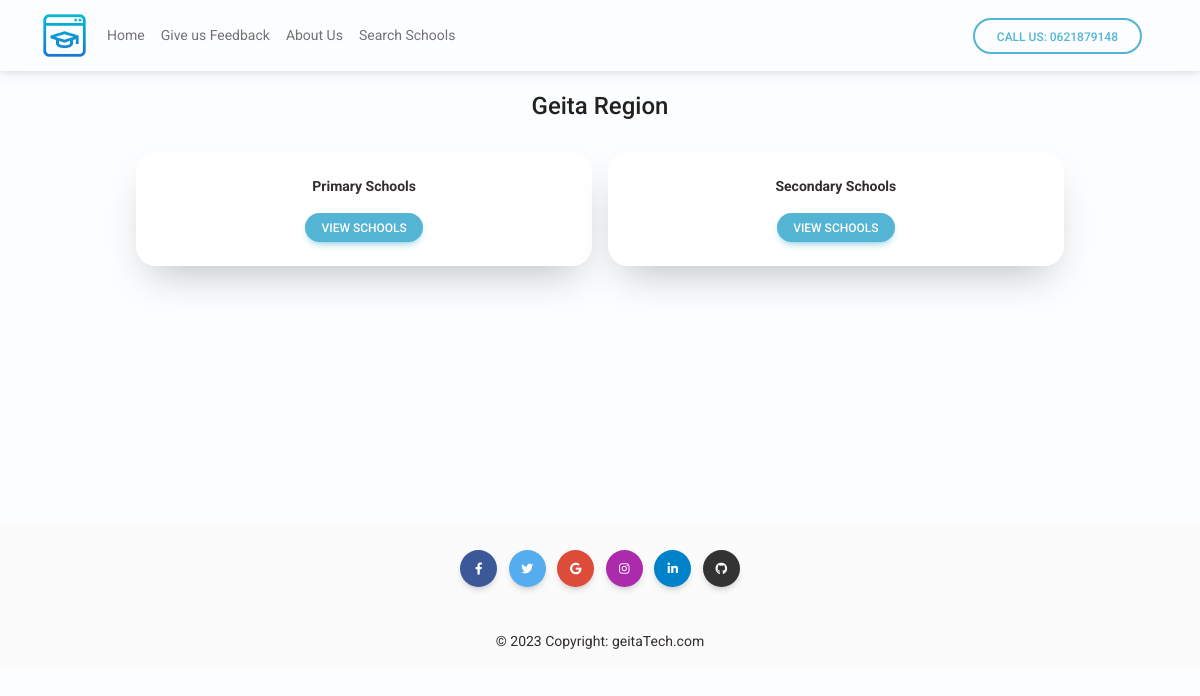
Screenshot of /region/1/ with the database file from the repository.
### core/models.py (models this page shows, shortened)
class Region(models.Model):
    name = models.CharField(max_length=20)
    def __str__(self):
        return self.name

class Category(models.Model):
    name = models.CharField(max_length=50)
    region = models.ForeignKey(Region, on_delete=models.CASCADE, related_name='regioncategory')

### core/views.py (the view)
# urls.py: path('region/<int:region_id>/', views.region_cat, name='region-cat'),
def region_cat(request, region_id):
    region = Region.objects.get(id=region_id)
    data = Category.objects.filter(region=region)
    context = {
        'region':region,
        'data':data
    }
    return render(request, 'region_cat.html', context)

### core/templates/region_cat.html
{% extends 'base.html' %}
{% load static %}
{% block content %}
<br>
<div class="text-center">
<h4>{{region}} Region</h1>
</div>
<div class="container pt-4 mb-14">
    <div class="row g-3 justify-content-center">
        {% for cat in data %}
        <div class="col-6 col-lg-5">
            <a href="{% url 'subcat-cat' cat.id %}" class="text-dark">
            <div class="card text-center h-100">
                <div class="card-body">
                <div class="card-title">
                    <p style="font-weight: 700;">
                        {{cat.name}}
                    </p>
                </div>
                <button class="btn btn-info btn-sm btn-rounded">View Schools</button>
                </div>
            </div>
            </a>
        </div>
        {% endfor %}
    </div>
</div>
{% endblock %}

### core/templates/base.html (style rules this page uses)
body { font-family: 'Roboto', sans-serif; font-size: 14px; font-weight: 400; line-height: 21px; color: rgba(0, 0, 0, 0.87); background-color: #fcfdff; }
.card { background-color: white; border-radius: 1.25rem; box-shadow: 0 20px 40px -14px rgba(0, 0, 0, 0.25); display: flex; flex-direction: column; overflow: hidden; }

### rows the page displays
Region: name "Geita"
Category: name "Primary Schools"
Category: name "Secondary Schools"
